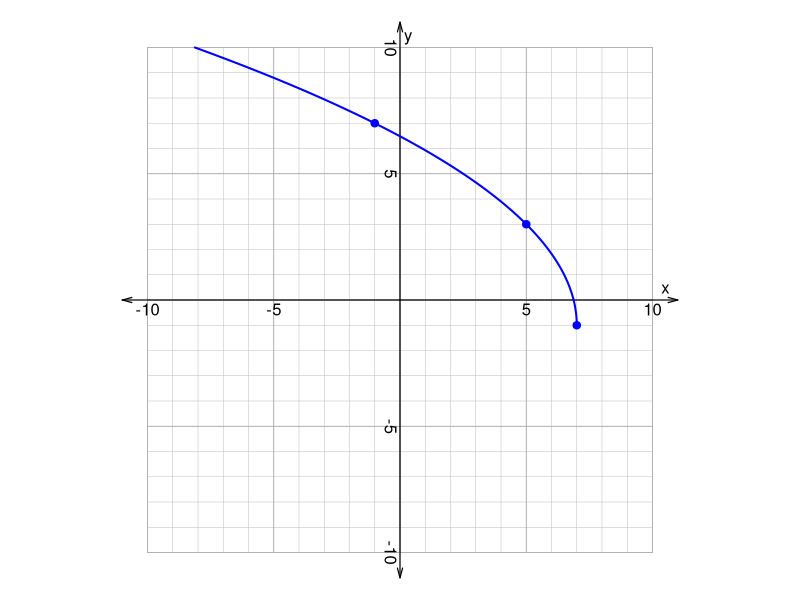
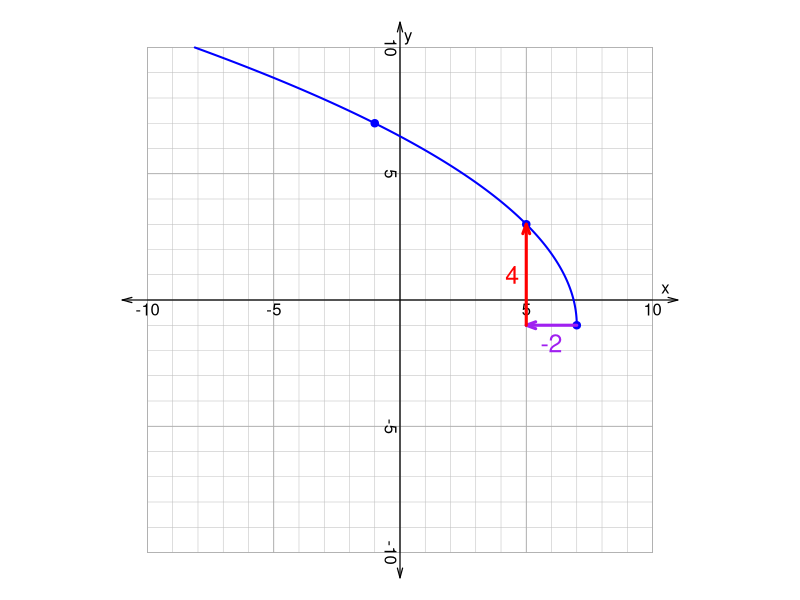

Generate these figures, in order, with R:
## ---- chunk 1
options(scipen=999)

pn = function(coeffs,pows){
    pows = pows[coeffs!=0]
    coeffs = coeffs[coeffs!=0]
    ex1 = paste0("{",coeffs,"}x^{",pows,"}",collapse="+")
    ex1 = gsub("+{-","-{",ex1,fixed=T)
    ex1 = gsub("{1}x^{0}","1",ex1,fixed=T)
    ex1 = gsub("{-1}x^{0}","-1",ex1,fixed=T)
    ex1 = gsub("{1}x","x",ex1,fixed=T)
    ex1 = gsub("{-1}x","-x",ex1,fixed=T)
    ex1 = gsub("x^{0}","",ex1,fixed=T)
    ex1 = gsub("x^{1}","x",ex1,fixed=T)
    ex1 = gsub("+-","-",ex1,fixed=T)
    ex1 = gsub("{","",ex1,fixed=T)
    ex1 = gsub("}","",ex1,fixed=T)
    if(ex1 == ""){
        ex1 = "0"
    }
    return(ex1)
}

while(T){
    mphk = sample(1:7,4)*sample(c(-1,1),4,T)
    m = mphk[1]
    p = mphk[2]
    h = mphk[3]
    k = mphk[4]
    if(abs(p)!=4 && abs(h+p)<10 && abs(k+m)<10 && abs(m)>1 && abs(p)>1){break}
}

ach = c(-7:7)
al = paste0("* ",ach,collapse="\n")

sol1 = paste0(1*(ach==m),collapse="")
sol2 = paste0(1*(ach==p),collapse="")
sol3 = paste0(1*(ach==h),collapse="")
sol4 = paste0(1*(ach==k),collapse="")

## ---- chunk 2
par(mar=c(0,0,0,0),pty="s")
plot(0,0,"n",xlim=c(-11,11),ylim=c(-11,11),axes=F,ann=F)

for(i in -10:10){
    lines(c(-10,10),c(i,i),col="grey",lwd=0.5)
    lines(c(i,i),c(-10,10),col="grey",lwd=0.5)
}
for(i in seq(-10,10,5)){
    lines(c(-10,10),c(i,i),col="darkgrey",lwd=0.8)
    lines(c(i,i),c(-10,10),col="darkgrey",lwd=0.8)
}
for(i in c(-10,-5,5,10)){
    text(i,0,i,adj=c(0.5,1.2))
    text(0,i,i,adj=c(0.5,1.2),srt=-90)
}
text(10.5,0,"x",adj=c(0.5,-0.5))
text(0,10.5,"y",adj=c(-0.5,0.5))

arrows(-11,0,11,0,0.1,15,3,lwd=1.2)
arrows(0,-11,0,11,0.1,15,3,lwd=1.2)

x = seq(h,10*sign(p),0.001*sign(p))
y = m*sqrt(1/p*(x-h))+k
x = x[abs(y)<=10]
y = y[abs(y)<=10]

lines(x,y,col="blue",lwd=2)
points(h,k,col="blue",pch=19)
points(h+p,k+m,col="blue",pch=19)
if(abs(h+4*p)<=10 && abs(k+2*m)<=10){
    points(h+4*p,k+2*m,col="blue",pch=19)
}

## ---- chunk 3
par(mar=c(0,0,0,0),pty="s")
plot(0,0,"n",xlim=c(-11,11),ylim=c(-11,11),axes=F,ann=F)

for(i in -10:10){
    lines(c(-10,10),c(i,i),col="grey",lwd=0.5)
    lines(c(i,i),c(-10,10),col="grey",lwd=0.5)
}
for(i in seq(-10,10,5)){
    lines(c(-10,10),c(i,i),col="darkgrey",lwd=0.8)
    lines(c(i,i),c(-10,10),col="darkgrey",lwd=0.8)
}
for(i in c(-10,-5,5,10)){
    text(i,0,i,adj=c(0.5,1.2))
    text(0,i,i,adj=c(0.5,1.2),srt=-90)
}
text(10.5,0,"x",adj=c(0.5,-0.5))
text(0,10.5,"y",adj=c(-0.5,0.5))

arrows(-11,0,11,0,0.1,15,3,lwd=1.2)
arrows(0,-11,0,11,0.1,15,3,lwd=1.2)

x = seq(h,10*sign(p),0.001*sign(p))
y = m*sqrt(1/p*(x-h))+k
x = x[abs(y)<=10]
y = y[abs(y)<=10]

lines(x,y,col="blue",lwd=2)
points(h,k,col="blue",pch=19)
points(h+p,k+m,col="blue",pch=19)
if(abs(h+4*p)<=10 && abs(k+2*m)<=10){
    points(h+4*p,k+2*m,col="blue",pch=19)
}

arrows(h,k,h+p,k,0.1,20,col="purple",lwd=3)
text(h+p/2,k,p,col="purple",adj=c(0.5,0.5+sign(m)),cex=1.5)
arrows(h+p,k,h+p,k+m,0.1,20,col="red",lwd=3)
text(h+p,k+m/2,m,col="red",adj=c(0.5-sign(p),0.5),cex=1.5)

